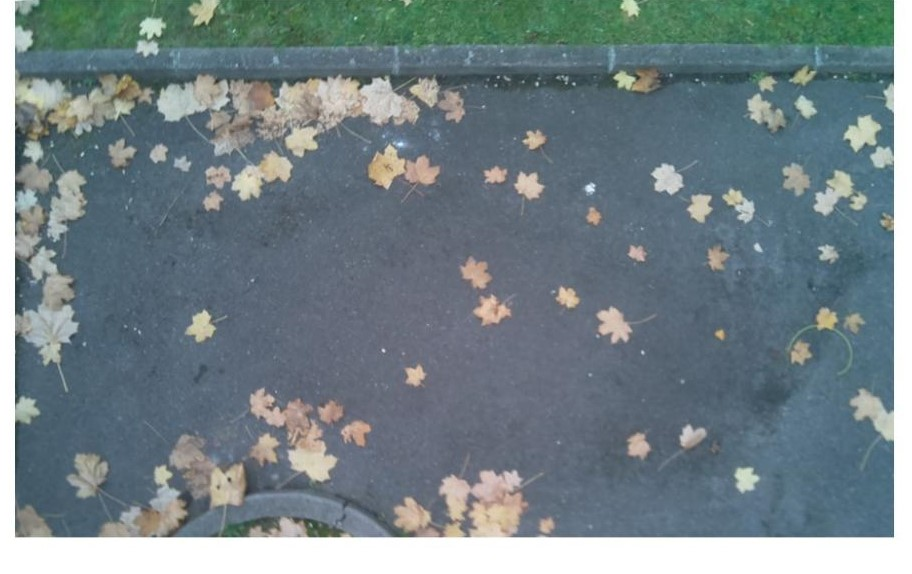
#> input picture no_car.jpg, 912 x 574 px, found by its file name
$ python difference_detection.py
#> lines starting #> are read from the running program, lines starting #| are printed output that depends on the picture; after the words box and inside, x2 and y2 are one past the last pixel; in counts of white or black regions, pixels touching at a corner belong together

# Imports
import cv2, os
import numpy as np

# Loading files
ref_pathfile = "no_car.jpg"
reference_image = cv2.imread(os.getcwd()+"\\"+ref_pathfile)
#> reference_image is the input picture: shape (574, 912, 3); mean B, G, R 134.8, 129.7, 114.9
reference_image = cv2.resize(reference_image, (450, 580)) #resizing the ref picture if too large
#> reference_image: shape (580, 450, 3)
gray_reference = cv2.cvtColor(reference_image, cv2.COLOR_BGR2GRAY)
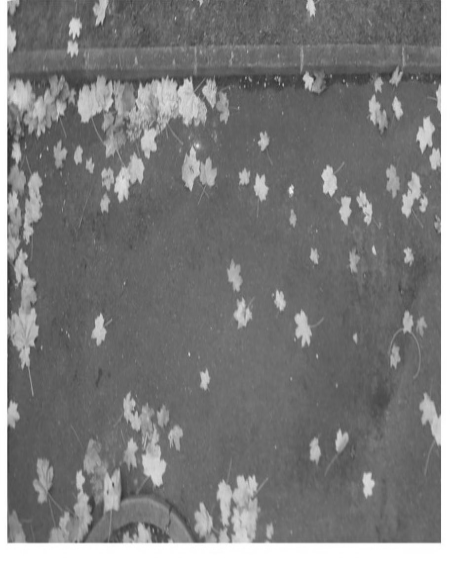
#> gray_reference: shape (580, 450); min 45, max 255, mean 125.7

curr_pathfile = "car.jpg"
current_image = cv2.imread(os.getcwd()+"\\"+curr_pathfile)
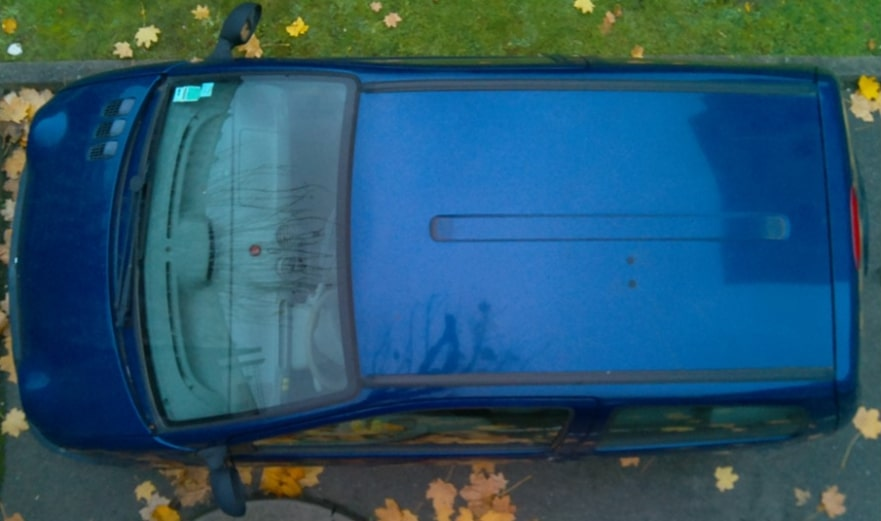
#> input picture car.jpg, 881 x 521 px, found by its file name
#> current_image is the input picture: shape (521, 881, 3); mean B, G, R 107.6, 85.8, 41.6
current_image = cv2.resize(current_image, (reference_image.shape[1], reference_image.shape[0])) #resizing to the ref picture size
#> current_image: shape (580, 450, 3)
gray_current = cv2.cvtColor(current_image, cv2.COLOR_BGR2GRAY)
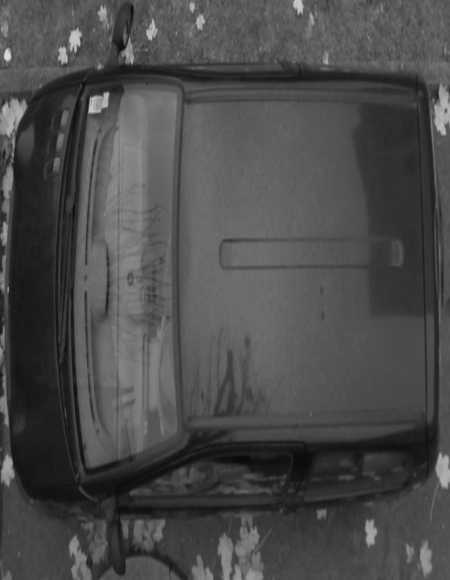
#> gray_current: shape (580, 450); min 9, max 221, mean 74.9

# Displaying both pictures
cv2.imshow("reference image", reference_image)
cv2.imshow("current image", current_image)

# Getting absolute difference between both grayscale pictures
difference = cv2.absdiff(gray_reference, gray_current)
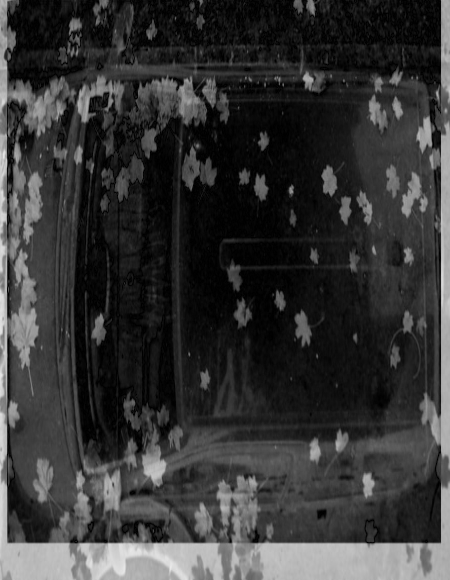
#> difference: shape (580, 450); min 0, max 233, mean 53.6

# Set a treshold value to fix a tolerance
threshold = cv2.threshold(difference, 25, 255, cv2.THRESH_BINARY)[1]
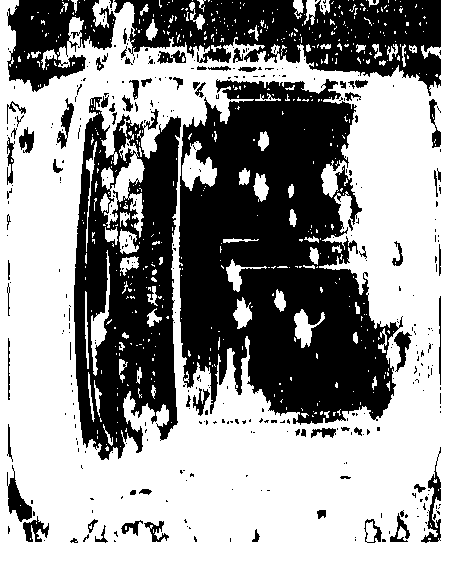
#> threshold: shape (580, 450); 59.8% white; 374 black regions (301 under 20 px), largest, box (x1, y1, x2, y2) and area: (179, 79, 403, 425) 50058, (74, 97, 181, 460) 24427, (114, 0, 441, 96) 16788

# Appliquer un morphologie pour enlever les bruits
kernel = np.ones((5,5),np.uint8)
threshold = cv2.morphologyEx(threshold, cv2.MORPH_OPEN, kernel)
#> threshold: shape (580, 450); 54.5% white; 118 black regions (84 under 20 px), largest, box (x1, y1, x2, y2) and area: (7, 0, 441, 460) 111372, (7, 424, 49, 542) 1249, (412, 447, 441, 543) 1046
threshold = cv2.morphologyEx(threshold, cv2.MORPH_CLOSE, kernel)
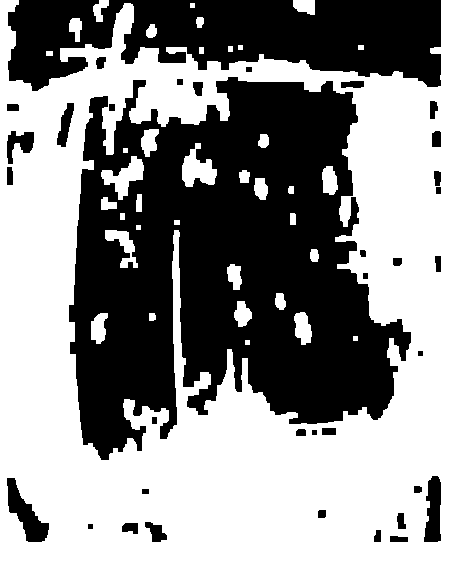
#> threshold: shape (580, 450); 56.1% white; 36 black regions

# Identify differences pixels
contours = cv2.findContours(threshold, cv2.RETR_EXTERNAL, cv2.CHAIN_APPROX_SIMPLE)[0]
#> contours = 12 contours, 2 with area under 20; largest, box (x1, y1, x2, y2) and area: (0, 0, 450, 580) 231944, (293, 0, 315, 15) 236, (69, 18, 82, 42) 181, (93, 0, 109, 22) 166, (146, 24, 157, 38) 99

# Draw rectangle around the detected difference
for contour in contours:
    if cv2.contourArea(contour) > 1000:
        (x, y, w, h) = cv2.boundingRect(contour)
        cv2.rectangle(current_image, (x, y), (x + w, y + h), (0, 255, 0), 2)
        print("Place occupée")
    else:
        print("Place libre")
#> this loop made 12 passes
#> contour on passes 1, 2, 3, 4, 5, 9: [[46, 51], [46, 55], [52, 55], [52, 51]], [[199, 47], [199, 53], [203, 53], [203, 47]], [[228, 46], [228, 51], [232, 51], [232, 46]], [[358, 45], [358, 49], [363, 49], [363, 45]], [[238, 45], [238, 49], [242, 49], [242, 45]], [[190, 3], [190, 7], [194, 7], [194, 3]]
#| Place libre
#| Place libre
#| Place libre
#| Place libre
#| Place libre
#| Place libre
#| Place libre
#| Place libre
#> (further printed lines are left out)
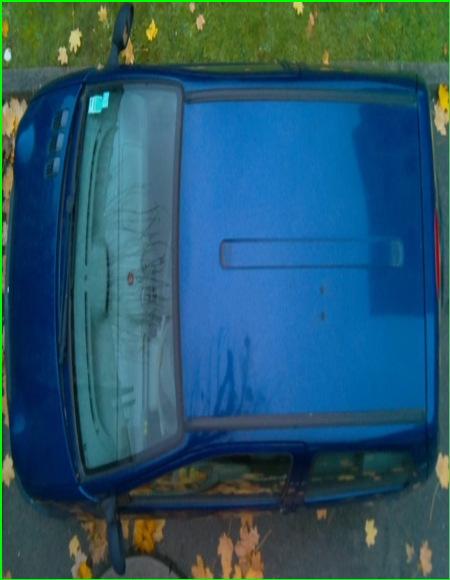
#> current_image: shape (580, 450, 3); mean B, G, R 106.8, 87.6, 40.7

# Dispaly final picture with detected object
cv2.imshow("Difference", current_image)

# End keybind
cv2.waitKey(0)
cv2.destroyAllWindows()
